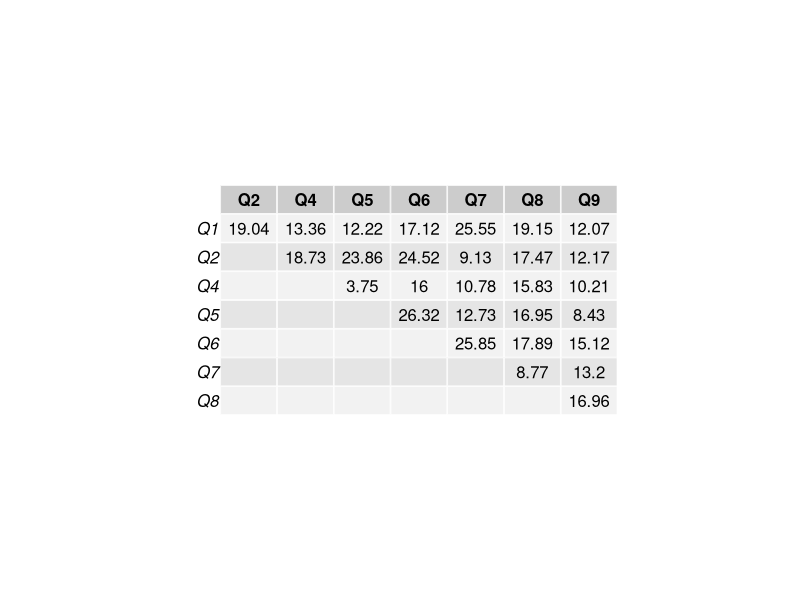
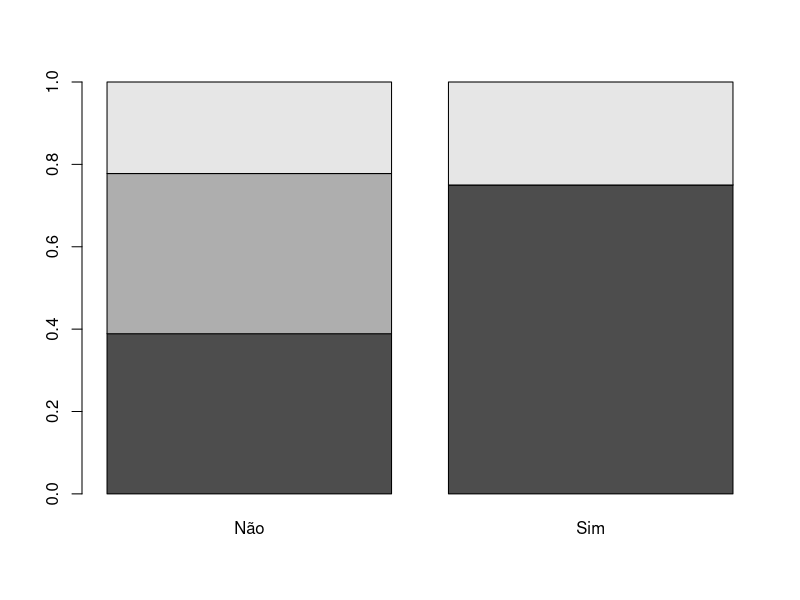
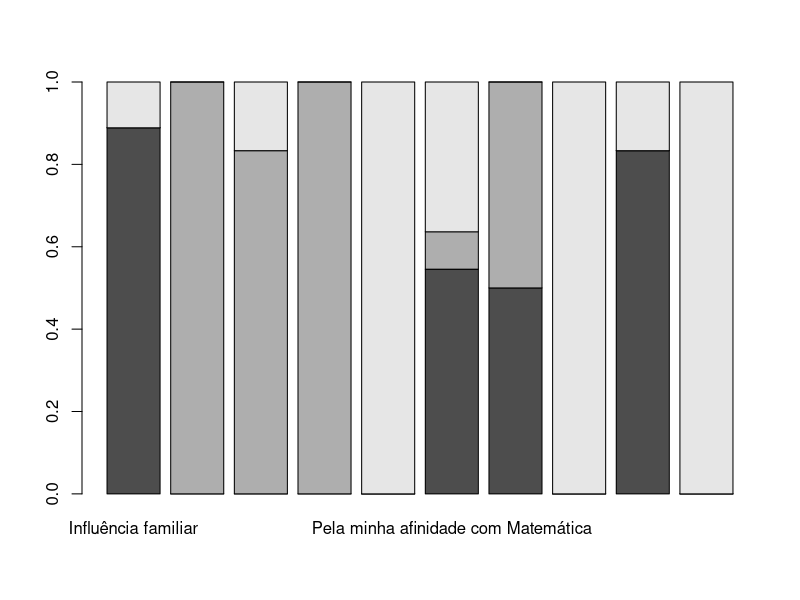
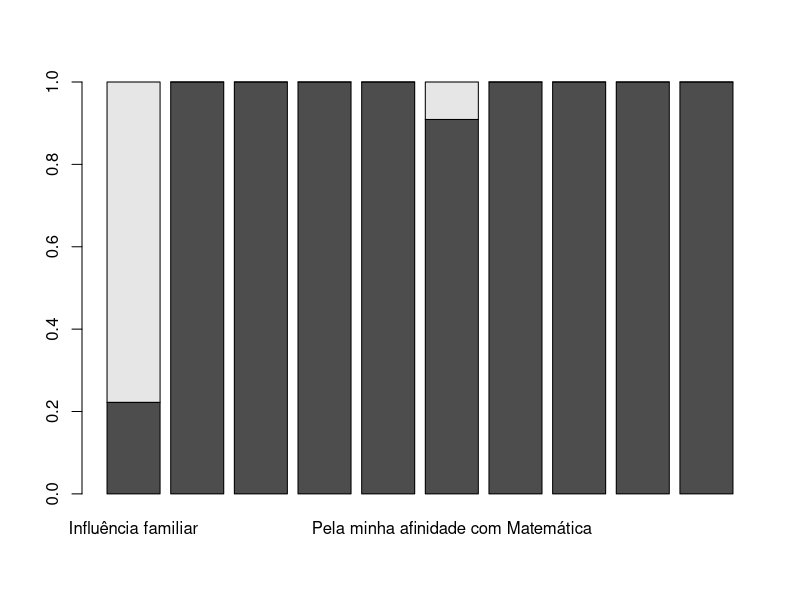
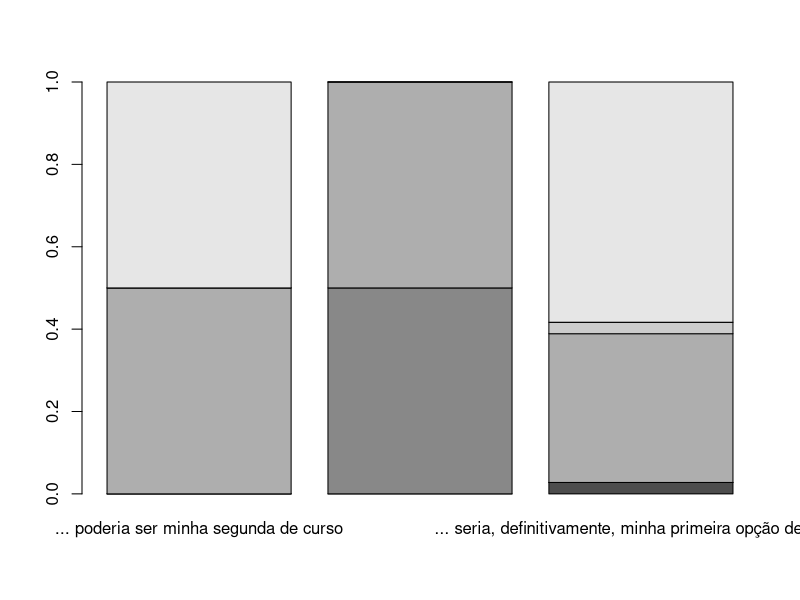
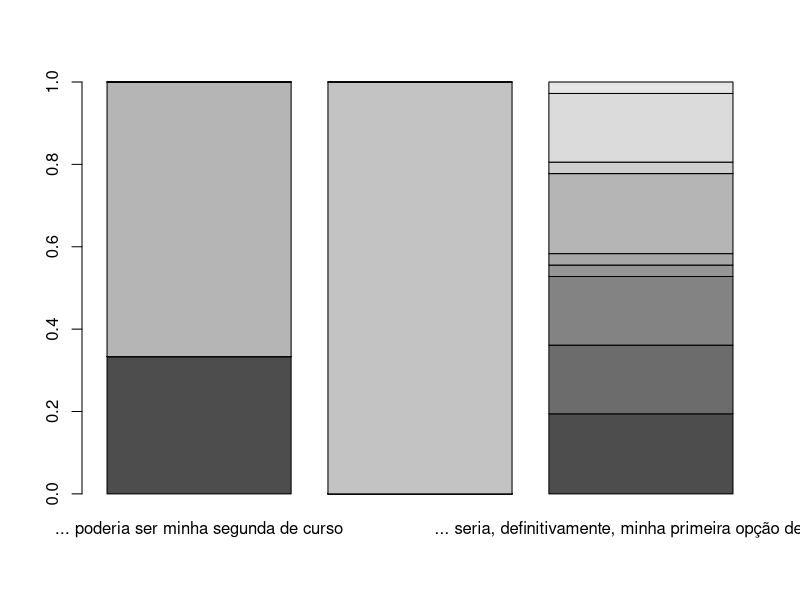

These charts were generated, in order, by the following R code:
#!/usr/bin/env Rscript

library(readr)
library(gridExtra)
dicionario <- c("ID",
                "No momento, você exerce algum tipo de atividade remunerada?",
                "Você já frequentou algum curso de nível superior antes de ser aprovado para o curso de Estatística?",
                "Em média, quanto tempo - em minutos - você demora para chegar a Universidade?",
                "Você estudou Estatística no Ensino Médio?",
                "Você tem algum familiar formado em Estatística?",
                "Qual o principal motivo do seu ingresso no curso de Estatística?",
                "No vestibular, o curso de estatística...",
                "Como você avalia sua habilidade em Matemática?",
                "Como você avalia sua habilidade em Computação?",
                "Qual a sua principal expectativa após a conclusão do curso?")

names(dicionario) <- c("ID", paste0("Q", 1:10))
dados <- read_delim("DADOS_CE081_2022.csv",
                    quote = "\"",
                    col_types = "nccnccccccc",
                    locale = locale(encoding = "ISO-8859-1",
                                    decimal_mark = ","),
                    delim = ";")
vq <- c(2,3,5,6,7,8,9,10)
tamanho <- c(length(vq),length(vq))
result <- array(NA, dim=tamanho)
colnames(result) <- paste0("Q", (vq-1))
rownames(result) <- paste0("Q", (vq-1))
I <- array(0, dim=tamanho)
J <- array(0, dim=tamanho)
for (k in c(1:(length(vq)-1))){
    for (l in c((k+1):length(vq))){
        item <- table(dados[,c(vq[k],vq[l])])
        I[[k,l]] <- length(item[1,])
        J[[k,l]] <- length(item[,1])
        result[[k,l]] <- (chisq.test(item))$statistic
    }
}
T <- round((sqrt((result/44)/((I-1)*(J-1))))*100, 2)
plots <- 5
bigt <- tail(sort(c(T)), n=plots)[1]
max <- which(T >= bigt, arr.ind=TRUE)
aplotar <- list(plots)
T[is.na(T)] <- ""
plots <- nrow(max)
for (m in 1:plots){
    aplotar[[m]] <- table(dados[c(vq[max[m,1]],vq[max[m,2]])])
    aplotar[[m]] = prop.table(aplotar[[m]], margin=2)
}

arquivo <- 0
resolucao <- 150

png(filename=paste0("plot", sprintf("%02d", arquivo), ".png"),
    width=800, height=600, res=resolucao)
arquivo <- arquivo+1
grid.table(T[1:7,2:8])

for (p in 1:plots){
    png(filename=paste0("Q",vq[max[p,1]]-1, "xQ", vq[max[p,2]]-1, ".png"),
        width=800, height=600, res=resolucao)
    barplot(aplotar[[p]])
}

#mean(dados$Q3)
#median(dados$Q3)
#summary(dados$Q3)
#quantile(dados$Q3)

#stripchart(dados$Q3)

#boxplot(dados$Q3)

#range(dados$Q3)
#IQR(dados$Q3)
#var(dados$Q3)
#sd(dados$Q3)
#hist(dados$Q3)
#plot(ecdf(dados$Q3))
